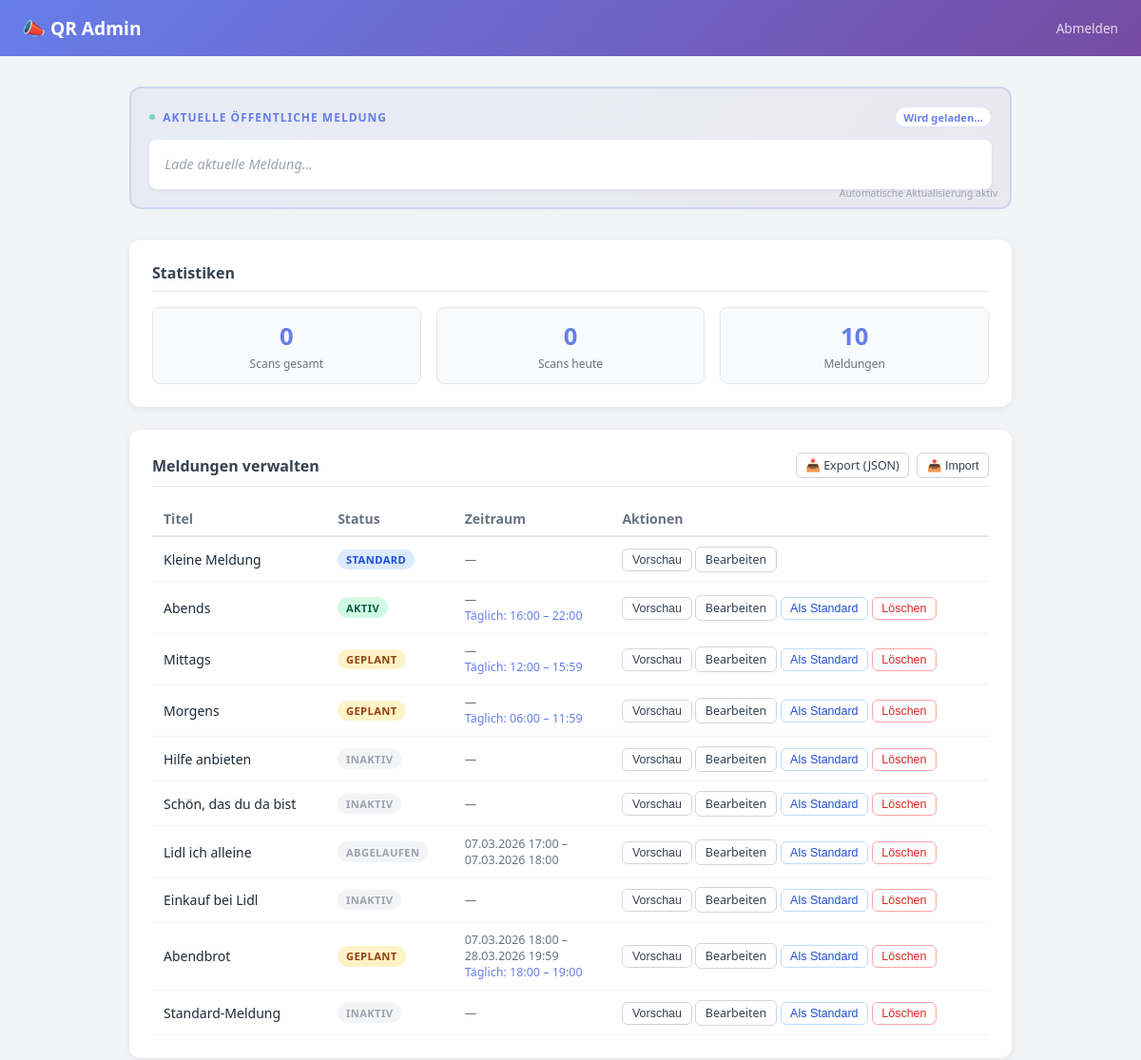
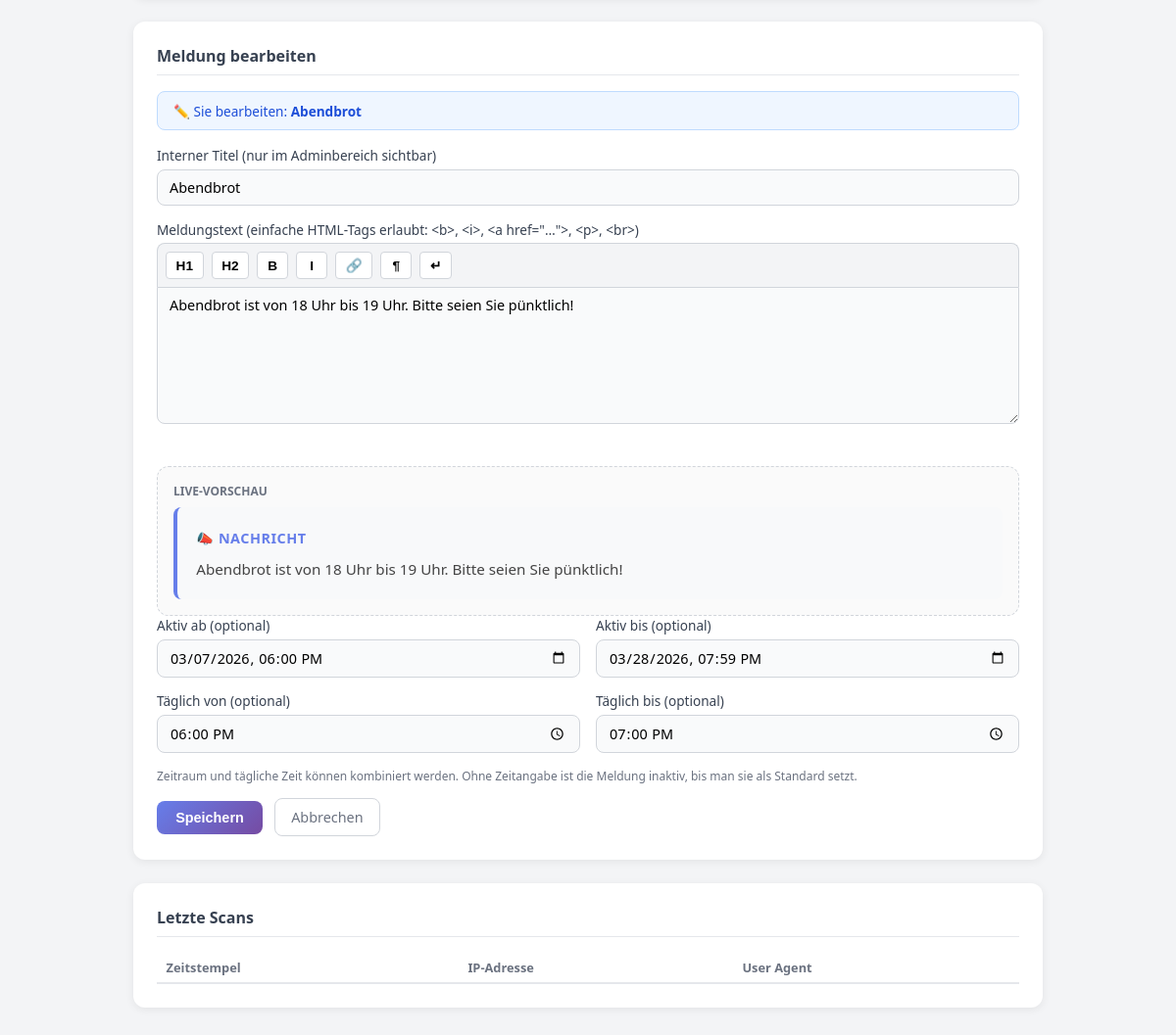
Page /admin/index.php?edit=2 (signed in) on the committed database (2 pictures, top to bottom).
### tables this page shows
CREATE TABLE `messages` (
  `id` int(11) NOT NULL,
  `title` varchar(255) NOT NULL,
  `content` text NOT NULL,
  `active_from` datetime DEFAULT NULL,
  `active_until` datetime DEFAULT NULL,
  `daily_start` time DEFAULT NULL,
  `daily_end` time DEFAULT NULL,
  `is_default` tinyint(1) NOT NULL DEFAULT 0,
  `created_at` timestamp NOT NULL DEFAULT current_timestamp()
);

### lib/db.php (called while the page is built, shortened)
<?php
function get_pdo(): PDO
{
    static $pdo = null;
    if ($pdo === null) {
        $dsn = 'mysql:host=' . DB_HOST . ';dbname=' . DB_NAME . ';charset=utf8mb4';
        $opts = [
            PDO::ATTR_ERRMODE => PDO::ERRMODE_EXCEPTION,
            PDO::ATTR_DEFAULT_FETCH_MODE => PDO::FETCH_ASSOC,
            PDO::ATTR_EMULATE_PREPARES => false,
        ];
        $pdo = new PDO($dsn, DB_USER, DB_PASS, $opts);
    }
    return $pdo;
}
function get_all_messages(): array
{
    $pdo = get_pdo();
    return $pdo->query(
        "SELECT id, title, content, active_from, active_until, daily_start, daily_end, is_default, created_at
         FROM `messages` ORDER BY is_default DESC, created_at DESC"
    )->fetchAll();
}
function get_message(int $id): ?array
{
    $pdo = get_pdo();
    $stmt = $pdo->prepare("SELECT * FROM `messages` WHERE `id` = :id LIMIT 1");
    $stmt->execute([':id' => $id]);
    $row = $stmt->fetch();
    return $row ?: null;
}
function count_all_scans(): int
{
    $pdo = get_pdo();
    return (int)($pdo->query('SELECT COUNT(*) as cnt FROM `scans`')->fetch()['cnt'] ?? 0);
}
function count_today_scans(): int
{
    $pdo = get_pdo();
    return (int)($pdo->query("SELECT COUNT(*) as cnt FROM `scans` WHERE DATE(ts) = CURDATE()")->fetch()['cnt'] ?? 0);
}
?>

### admin/index.php (the view, shortened to what this page needs)
<?php
require_once __DIR__ . '/../lib/db.php';
$editing = null;
if (isset($_GET['edit'])) {
    $editing = get_message((int)$_GET['edit']);
}
$messages     = get_all_messages();
$total_scans  = count_all_scans();
$today_scans  = count_today_scans();
$now = new DateTimeImmutable('now');
function message_status(array $m, DateTimeImmutable $now): string
{
    if ($m['is_default']) return 'standard';
    if ($m['active_from'] && $m['active_until']) {
        $from  = new DateTimeImmutable($m['active_from']);
        $until = new DateTimeImmutable($m['active_until']);
        if ($now >= $from && $now <= $until) {
            if ($m['daily_start'] && $m['daily_end']) {
                $time = $now->format('H:i:s');
                return 'scheduled';
            }
            return 'active';
        }
        return 'expired';
    }
    if ($m['daily_start'] && $m['daily_end']) {
        $time = $now->format('H:i:s');
        if (($m['daily_start'] <= $m['daily_end'] && $time >= $m['daily_start'] && $time <= $m['daily_end']) ||
            ($m['daily_start'] > $m['daily_end'] && ($time >= $m['daily_start'] || $time <= $m['daily_end']))) {
            return 'active';
        }
        return 'scheduled';
    }
    return 'inactive';
}
?><!doctype html>
<html lang="de">
<head>
</head>
<body>
<header>
  <h1>📣 QR Admin</h1>
  <a href="logout.php">Abmelden</a>
</header>
<main>
  <div class="live-preview-card" id="live-dashboard-preview">
    <div class="live-preview-header">
      <div class="live-preview-title">
        <span class="refresh-dot"></span>
        Aktuelle öffentliche Meldung
      </div>
      <div id="live-preview-status" class="live-preview-status">Wird geladen...</div>
    </div>
    <div id="live-preview-render" class="live-preview-content">
      <div style="color:#9ca3af; font-style:italic">Lade aktuelle Meldung...</div>
    </div>
    <div class="refresh-indicator">
      Automatische Aktualisierung aktiv
    </div>
  </div>
  <div class="card">
    <h2>Statistiken</h2>
    <div class="stats">
      <div class="stat"><div class="stat-val"><?= $total_scans ?></div><div class="stat-lbl">Scans gesamt</div></div>
      <div class="stat"><div class="stat-val"><?= $today_scans ?></div><div class="stat-lbl">Scans heute</div></div>
      <div class="stat"><div class="stat-val"><?= count($messages) ?></div><div class="stat-lbl">Meldungen</div></div>
    </div>
  </div>
  <div class="card">
    <div style="display:flex; justify-content:space-between; align-items:center; margin-bottom: 1rem; border-bottom: 1px solid #e5e7eb; padding-bottom: .5rem;">
      <h2 style="margin-bottom:0; border-bottom:0; padding-bottom:0;">Meldungen verwalten</h2>
      <div style="display:flex; gap:0.5rem;">
        <a href="export_messages.php" class="act-btn btn-edit" style="text-decoration:none; display:flex; align-items:center; gap:0.3rem;">
          📥 Export (JSON)
        </a>
        <button onclick="document.getElementById('import-form').style.display='flex'" class="act-btn btn-edit" style="display:flex; align-items:center; gap:0.3rem;">
          📤 Import
        </button>
      </div>
    </div>
    <?php if (!empty($messages)): ?>
    <table class="msg-table">
      <thead><tr><th>Titel</th><th>Status</th><th>Zeitraum</th><th>Aktionen</th></tr></thead>
      <tbody>
      <?php foreach ($messages as $m):
        $st = message_status($m, $now);
      ?>
      <tr>
        <td><?= htmlspecialchars($m['title']) ?></td>
        <td>
          <span class="badge badge-<?= $st ?>">
            <?= ['standard'=>'Standard','active'=>'Aktiv','scheduled'=>'Geplant','expired'=>'Abgelaufen','inactive'=>'Inaktiv'][$st] ?>
          </span>
        </td>
        <td style="font-size:.78rem;color:#6b7280">
          <?php if ($m['active_from'] && $m['active_until']): ?>
            <?= date('d.m.Y H:i', strtotime($m['active_from'])) ?> –<br>
            <?= date('d.m.Y H:i', strtotime($m['active_until'])) ?>
          <?php else: echo '—'; endif; ?>
          <?php if ($m['daily_start'] && $m['daily_end']): ?>
            <br><span style="color:#667eea">Täglich: <?= substr($m['daily_start'], 0, 5) ?> – <?= substr($m['daily_end'], 0, 5) ?></span>
          <?php endif; ?>
        </td>
        <td>
          <button class="act-btn btn-edit" style="border-color:#d1d5db;color:#374151"
                  onclick="openPreview(this)"
                  data-content="<?= htmlspecialchars($m['content']) ?>">Vorschau</button>
          <a class="act-btn btn-edit" href="?edit=<?= $m['id'] ?>">Bearbeiten</a>
          <?php if (!$m['is_default']): ?>
            <form method="post" action="save.php" style="display:inline">
              <button class="act-btn btn-std" type="submit">Als Standard</button>
            </form>
            <form method="post" action="save.php" style="display:inline" onsubmit="return confirm('Meldung löschen?')">
              <button class="act-btn btn-del" type="submit">Löschen</button>
            </form>
          <?php endif; ?>
        </td>
      </tr>
      <?php endforeach; ?>
      </tbody>
    </table>
    <?php endif; ?>
  </div>
  <div class="card">
    <h2><?= $editing ? 'Meldung bearbeiten' : 'Neue Meldung' ?></h2>
    <?php if ($editing): ?>
    <div class="edit-banner">✏️ Sie bearbeiten: <strong><?= htmlspecialchars($editing['title']) ?></strong></div>
    <?php endif; ?>
    <form method="post" action="save.php">
      <label>Interner Titel (nur im Adminbereich sichtbar)</label>
      <input type="text" name="title" required maxlength="255"
             value="<?= $editing ? htmlspecialchars($editing['title']) : '' ?>">
      <label>Meldungstext (einfache HTML-Tags erlaubt: &lt;b&gt;, &lt;i&gt;, &lt;a href="…"&gt;, &lt;p&gt;, &lt;br&gt;)</label>
      <div class="toolbar">
        <button type="button" class="toolbar-btn" onclick="insertTag('<h1>', '</h1>')" title="Überschrift 1">H1</button>
        <button type="button" class="toolbar-btn" onclick="insertTag('<h2>', '</h2>')" title="Überschrift 2">H2</button>
        <button type="button" class="toolbar-btn" onclick="insertTag('<b>', '</b>')" title="Fett"><b>B</b></button>
        <button type="button" class="toolbar-btn" onclick="insertTag('<i>', '</i>')" title="Kursiv"><i>I</i></button>
        <button type="button" class="toolbar-btn" onclick="insertLink()" title="Link">🔗</button>
        <button type="button" class="toolbar-btn" onclick="insertTag('<p>', '</p>')" title="Absatz">¶</button>
        <button type="button" class="toolbar-btn" onclick="insertTag('<br>', '')" title="Zeilenumbruch">↵</button>
      </div>
      <textarea name="content" id="msg-content" required><?= $editing ? htmlspecialchars($editing['content']) : '' ?></textarea>
      <div class="preview-container">
        <span class="preview-label">Live-Vorschau</span>
        <div class="message-box">
          <strong>📣 Nachricht</strong>
          <div id="preview-render"><?= $editing ? $editing['content'] : 'Ihre Nachricht erscheint hier...' ?></div>
        </div>
      </div>
      <div class="form-row">
        <div>
          <label>Aktiv ab (optional)</label>
          <input type="datetime-local" name="active_from"
                 value="<?= $editing && $editing['active_from'] ? date('Y-m-d\TH:i', strtotime($editing['active_from'])) : '' ?>">
        </div>
        <div>
          <label>Aktiv bis (optional)</label>
          <input type="datetime-local" name="active_until"
                 value="<?= $editing && $editing['active_until'] ? date('Y-m-d\TH:i', strtotime($editing['active_until'])) : '' ?>">
        </div>
      </div>
      <div class="form-row">
        <div>
          <label>Täglich von (optional)</label>
          <input type="time" name="daily_start"
                 value="<?= $editing && $editing['daily_start'] ? substr($editing['daily_start'], 0, 5) : '' ?>">
        </div>
        <div>
          <label>Täglich bis (optional)</label>
          <input type="time" name="daily_end"
                 value="<?= $editing && $editing['daily_end'] ? substr($editing['daily_end'], 0, 5) : '' ?>">
        </div>
      </div>
      <p class="hint">Zeitraum und tägliche Zeit können kombiniert werden. Ohne Zeitangabe ist die Meldung inaktiv, bis man sie als Standard setzt.</p>
      <button class="btn-primary" type="submit"><?= $editing ? 'Speichern' : 'Hinzufügen' ?></button>
      <?php if ($editing): ?>
      <a class="btn-cancel" href="index.php">Abbrechen</a>
      <?php endif; ?>
    </form>
  </div>
  <div class="card">
    <h2>Letzte Scans</h2>
    <table class="scan-table">
      <thead><tr><th>Zeitstempel</th><th>IP-Adresse</th><th>User Agent</th></tr></thead>
    </table>
  </div>
</main>
</body>
</html>

### rows in the picture
messages: title "Kleine Meldung", is_default "STANDARD"
messages: title "Abends", daily_start+daily_end "AKTIV", daily_start "16:00", daily_end "22:00"
messages: title "Mittags", daily_start+daily_end "GEPLANT", daily_start "12:00", daily_end "15:59"
messages: title "Morgens", daily_start+daily_end "GEPLANT", daily_start "06:00", daily_end "11:59"
messages: title "Hilfe anbieten", standard "INAKTIV"
messages: title "Schön, das du da bist", standard "INAKTIV"
messages: title "Lidl ich alleine", active_from+active_until "ABGELAUFEN", active_from "07.03.2026 17:00", active_until "07.03.2026 18:00"
messages: title "Einkauf bei Lidl", standard "INAKTIV"
messages: title "Abendbrot", daily_start+daily_end "GEPLANT", active_from "07.03.2026 18:00", active_until "28.03.2026 19:59", daily_start "18:00", daily_end "19:00", content "Abendbrot ist von 18 Uhr bis 19 Uhr. Bitte seien Sie pünktlich!", active_from "03/07/2026 18:00", active_until "03/28/2026 19:59"
messages: title "Standard-Meldung", standard "INAKTIV"

### other values in the picture
$total_scans "0"
$today_scans "0"
count($messages) "10"
